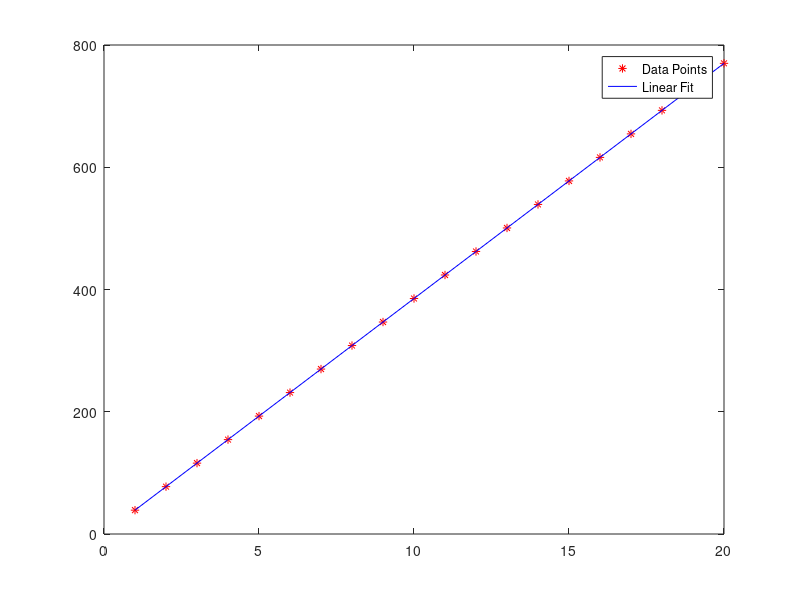
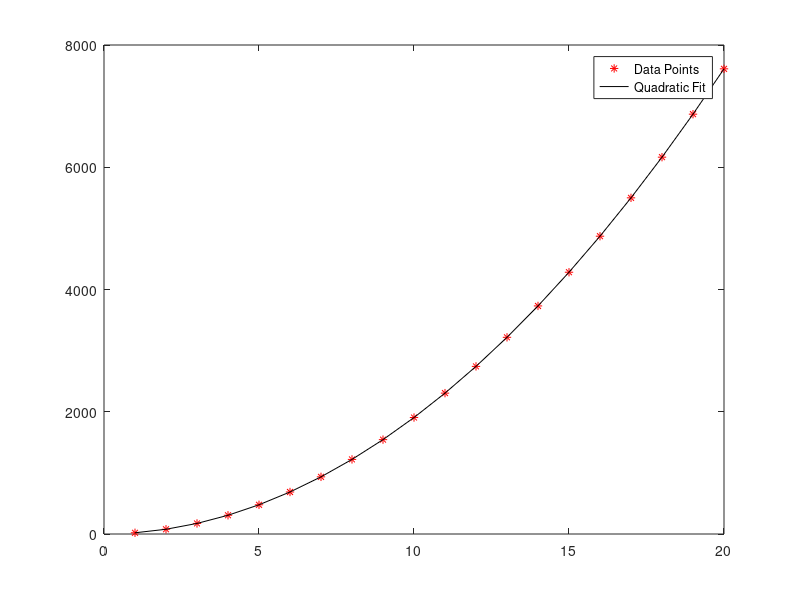

The MATLAB script that drew these images, in order:
%setting the number of data points
num_pts = 20;

%generating data points using 'linspace;
x = linspace(1,20,num_pts)

%R = last three digits of roll number
R = 038;

%generating the intercept points
C = linspace(1,10,num_pts)

%9.1
%linear polynomial
y = R*x+C;
%plotting the data points
figure
plot(x,y,'r*')
hold on
%fitting a linear polynomial (degree 1) to the data
l = polyfit(x,y,1)
%calculating the fitted values
lf = polyval(l,x)
%plotting the linear fit
plot(x,lf,'b')
legend('Data Points', 'Linear Fit');

%9.2
%quadratic polynomial
Y = (R/2)*x.^2+C;
%plotting the data points
figure
plot(x,Y,'r*')
hold on
%fitting a quadratic polynomial(degree 2) to the data
q = polyfit(x,Y,2)
%calculating the fitted values
qf = polyval(q,x)
%plotting the quadratic fit
plot(x,qf,'k')
legend('Data Points','Quadratic Fit');

%9.3
%Inferences on curve fitting
disp('1. The linear fit provides a good approximation of the data with slope close to R.');
disp('2. The polynomial fit (degree 3) may provide a better approximation with less error due to its higher flexibility.');


